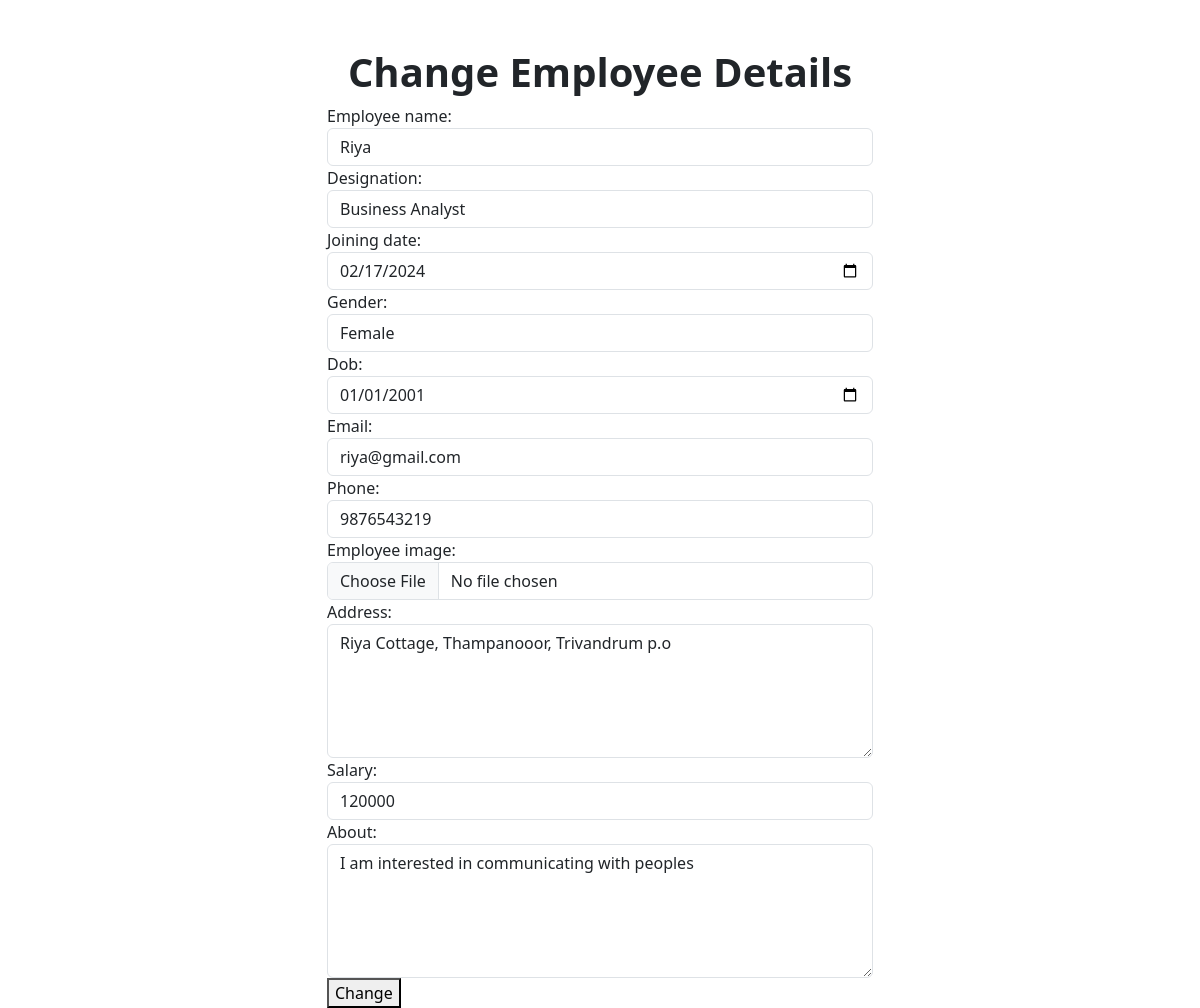
The app's page /empapp/employees/1/change/ with its own data.
### empapp/models.py (models this page shows, shortened)
class Employee(models.Model):
    employee_name=models.CharField(max_length=200)
    designation=models.CharField(max_length=200)
    joining_date=models.DateField(max_length=200)
    gender=models.CharField(max_length=200)
    dob=models.DateField(max_length=200)
    email=models.CharField(max_length=200)
    phone=models.CharField(max_length=200)
    employee_image=models.ImageField(upload_to='images',default='images/default.jpg',blank=True)
    address=models.CharField(max_length=200)
    salary=models.CharField(max_length=200)
    about=models.CharField(max_length=200,null=True)

### empapp/views.py (the view, shortened to what this page needs)
# urls.py: path('employees/<int:pk>/change/',views.EmployeeUpdateView.as_view(),name='employee-update')
class EmployeeUpdateView(View):
    def get(self,request,*args,**kwargs):
        id=kwargs.get("pk")
        employee_object=Employee.objects.get(id=id)
        form=EmployeeForm(instance=employee_object)
        return render(request,'employee_edit.html',{'form':form})

### empapp/forms.py
class EmployeeForm(forms.ModelForm):
    class Meta:
        model=Employee
        fields="__all__"
        widgets={
            "employee_name":forms.TextInput(attrs={'class':'form-control'}),
            "joining_date":forms.DateInput(attrs={'class':'form-control',"type":"date"}),
            "gender":forms.TextInput(attrs={'class':'form-control'}),
            "dob":forms.DateInput(attrs={'class':'form-control',"type":"date"}),
            "email":forms.TextInput(attrs={'class':'form-control'}),
            "phone":forms.TextInput(attrs={'class':'form-control'}),
            "employee_image":forms.FileInput(attrs={'class':'form-control'}),
            "address":forms.Textarea(attrs={'class':'form-control','rows':5}),
            "salary":forms.TextInput(attrs={'class':'form-control'}),
            "about":forms.Textarea(attrs={'class':'form-control','rows':5}),
            "designation":forms.TextInput(attrs={'class':'form-control'}),
        }

### empapp/templates/employee_edit.html (shortened to what this page needs)
<!DOCTYPE html>
<html lang="en">
<head>
    <link href="https://cdn.jsdelivr.net/npm/bootstrap@5.3.2/dist/css/bootstrap.min.css" rel="stylesheet">
</head>
<body>
    <h1 class="text-center fw-bolder mt-5">Change Employee Details</h1>
    <div class="container">
        <div class="row">
           <div class="col-3"></div>
           <div class="col-6">
            <form action="" method="post" enctype="multipart/form-data">
                {{form}}
                <button type="submit">Change</button>
            </form>
           </div>
           <div class="col-3"></div>
        </div>
    </div>
</body>
</html>

### records on screen
Employee: employee_name "Riya", designation "Business Analyst", joining_date "02/17/2024", gender "Female", dob "01/01/2001", email "riya@gmail.com", phone "9876543219", address "Riya Cottage, Thampanooor, Trivandrum p.o", salary "120000", about "I am interested in communicating with peoples"
